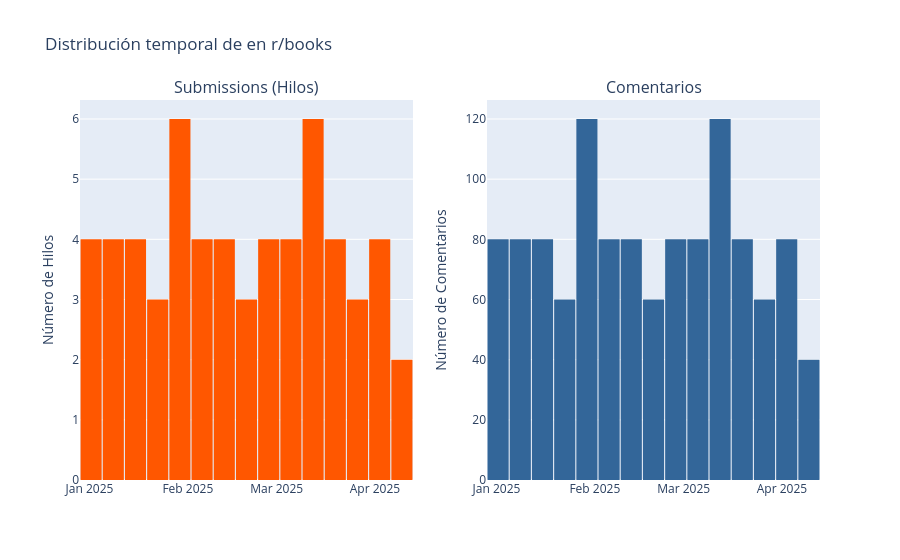
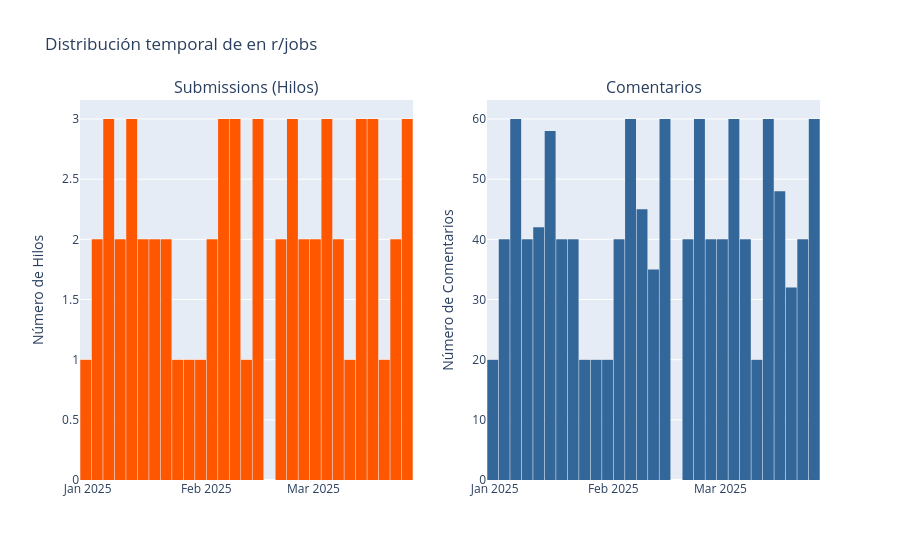
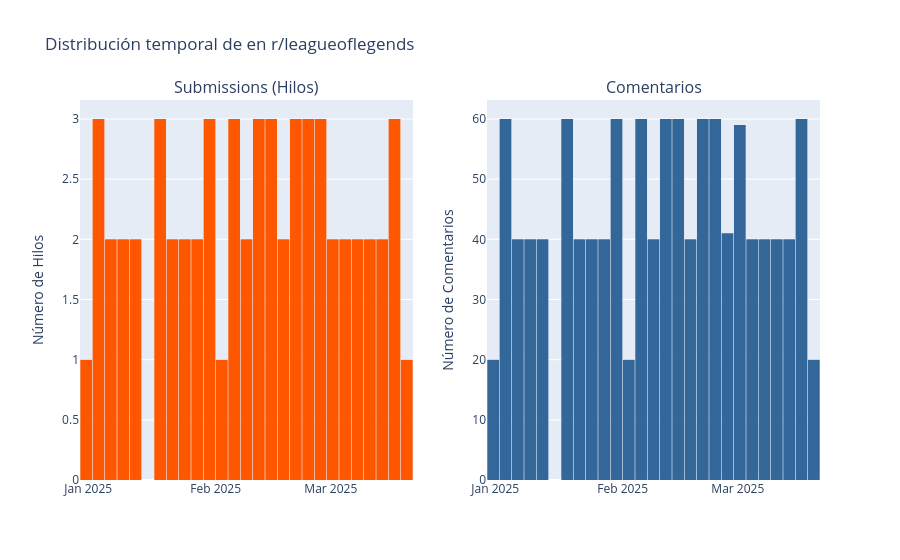
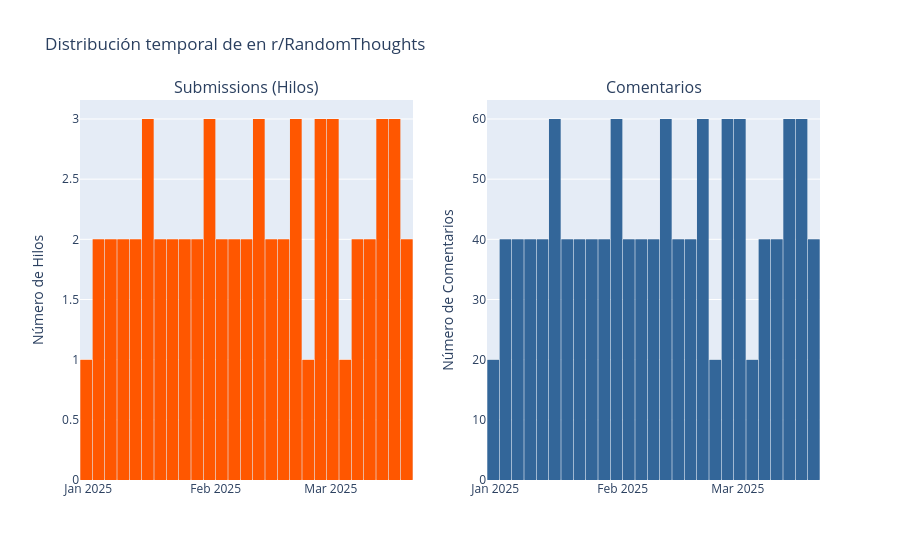

The cell these charts' notebook holds for them, in order:
### Markdown cell above
Aunque ya hemos visto que hay una dispersión temporal suficiente en el corpus, no hemos visto cómo se distribuyen estos hilos y comentarios a lo largo de este tiempo. Para ello realizamos un par de histogramas por subreddit.

### Code cell
histograma(lista_dataframes)

### Figure 1 — Plotly figure (JSON) as saved in the notebook; plotly's stock layout.template omitted (floating-point values rounded to 4 significant figures; data arrays with more than 128 entries replaced by an {"elided": "..."} marker saying what was removed)
{"data": [{"bingroup": "x", "hovertemplate": "created_datetime=%{x}<br>count=%{y}<extra></extra>", "legendgroup": "", "marker": {"color": "#FF5700", "pattern": {"shape": ""}}, "name": "", "orientation": "v", "showlegend": false, "type": "histogram", "x": ["2025-03-19T21:34:03+00:00", "2025-02-06T06:07:23+00:00", "2025-02-14T22:57:49+00:00", "2025-01-12T19:44:44+00:00", "2025-03-18T16:46:46+00:00", "2025-03-15T18:27:39+00:00", "2025-01-07T12:38:46+00:00", "2025-01-10T00:38:47+00:00", "2025-03-05T15:52:47+00:00", "2025-03-04T11:14:11+00:00", "2025-01-26T14:44:38+00:00", "2025-03-27T06:16:08+00:00", "2025-01-11T12:18:48+00:00", "2025-02-07T15:49:54+00:00", "2025-02-04T01:41:53+00:00", "2025-01-13T23:22:36+00:00", "2025-04-08T19:17:41+00:00", "2025-01-03T17:04:59+00:00", "2025-02-01T18:05:32+00:00", "2025-03-03T10:51:10+00:00", "2025-02-12T00:15:30+00:00", "2025-01-25T13:30:50+00:00", "2025-01-30T16:39:38+00:00", "2025-01-08T17:15:34+00:00", "2025-01-18T01:46:51+00:00", "2025-01-24T11:14:44+00:00", "2025-03-09T16:19:40+00:00", "2025-03-12T13:22:57+00:00", "2025-02-28T16:46:41+00:00", "2025-04-02T10:50:43+00:00", "2025-03-30T12:55:19+00:00", "2025-03-11T07:04:46+00:00", "2025-01-16T13:11:43+00:00", "2025-02-23T18:25:31+00:00", "2025-03-31T20:14:59+00:00", "2025-02-18T13:17:02+00:00", "2025-01-21T18:02:56+00:00", "2025-02-02T21:58:54+00:00", "2025-01-31T17:16:14+00:00", "2025-01-29T13:15:32+00:00", "2025-03-28T17:07:56+00:00", "2025-03-25T14:51:43+00:00", "2025-03-08T15:46:29+00:00", "2025-03-22T18:23:37+00:00", "2025-01-01T10:43:05+00:00", "2025-01-02T13:38:13+00:00", "2025-02-25T11:21:49+00:00", "2025-03-14T18:03:25+00:00", "2025-03-01T21:48:06+00:00", "2025-03-13T16:55:24+00:00", "2025-02-10T13:56:06+00:00", "2025-02-13T15:50:05+00:00", "2025-03-17T03:08:18+00:00", "2025-04-09T19:54:27+00:00", "2025-04-05T16:12:10+00:00", "2025-02-16T02:23:01+00:00", "2025-02-20T05:07:47+00:00", "2025-01-27T15:52:24+00:00", "2025-01-04T23:10:38+00:00"], "xaxis": "x", "yaxis": "y"}, {"bingroup": "x", "hovertemplate": "created_datetime=%{x}<br>count=%{y}<extra></extra>", "legendgroup": "", "marker": {"color": "#336699", "pattern": {"shape": ""}}, "name": "", "orientation": "v", "showlegend": false, "type": "histogram", "x": {"elided": "1180 str values"}, "xaxis": "x2", "yaxis": "y2"}], "layout": {"annotations": [{"font": {"size": 16}, "showarrow": false, "text": "Submissions (Hilos)", "x": 0.225, "xanchor": "center", "xref": "paper", "y": 1, "yanchor": "bottom", "yref": "paper"}, {"font": {"size": 16}, "showarrow": false, "text": "Comentarios", "x": 0.775, "xanchor": "center", "xref": "paper", "y": 1, "yanchor": "bottom", "yref": "paper"}], "bargap": 0.05, "hovermode": "x unified", "showlegend": false, "title": {"text": "Distribución temporal de en r/books"}, "xaxis": {"anchor": "y", "domain": [0, 0.45]}, "xaxis2": {"anchor": "y2", "domain": [0.55, 1]}, "yaxis": {"anchor": "x", "domain": [0, 1], "title": {"text": "Número de Hilos"}}, "yaxis2": {"anchor": "x2", "domain": [0, 1], "title": {"text": "Número de Comentarios"}}}}

### Figure 2 — Plotly figure (JSON) as saved in the notebook; plotly's stock layout.template omitted (floating-point values rounded to 4 significant figures; data arrays with more than 128 entries replaced by an {"elided": "..."} marker saying what was removed)
{"data": [{"bingroup": "x", "hovertemplate": "created_datetime=%{x}<br>count=%{y}<extra></extra>", "legendgroup": "", "marker": {"color": "#FF5700", "pattern": {"shape": ""}}, "name": "", "orientation": "v", "showlegend": false, "type": "histogram", "x": ["2025-02-24T16:34:12+00:00", "2025-01-12T22:52:08+00:00", "2025-03-21T15:03:12+00:00", "2025-01-10T13:39:02+00:00", "2025-01-06T11:18:48+00:00", "2025-03-12T03:46:13+00:00", "2025-01-13T23:50:36+00:00", "2025-01-11T14:14:26+00:00", "2025-01-29T22:06:31+00:00", "2025-01-16T17:58:01+00:00", "2025-01-07T14:59:51+00:00", "2025-03-03T14:17:57+00:00", "2025-03-13T08:44:42+00:00", "2025-01-02T15:43:08+00:00", "2025-01-08T16:32:56+00:00", "2025-01-17T20:13:59+00:00", "2025-03-25T01:48:56+00:00", "2025-02-09T23:43:31+00:00", "2025-03-04T14:56:06+00:00", "2025-01-04T00:43:53+00:00", "2025-02-11T00:04:36+00:00", "2025-03-16T22:24:28+00:00", "2025-03-02T05:37:01+00:00", "2025-02-27T18:52:21+00:00", "2025-02-14T16:23:05+00:00", "2025-02-13T09:42:31+00:00", "2025-02-04T02:02:03+00:00", "2025-02-06T11:10:30+00:00", "2025-02-26T17:29:28+00:00", "2025-03-22T18:18:04+00:00", "2025-02-01T22:51:08+00:00", "2025-03-26T10:47:09+00:00", "2025-03-07T18:13:11+00:00", "2025-02-22T04:40:12+00:00", "2025-03-05T17:36:12+00:00", "2025-03-24T00:44:30+00:00", "2025-03-15T18:53:06+00:00", "2025-01-05T04:44:13+00:00", "2025-02-19T20:57:42+00:00", "2025-01-18T21:00:25+00:00", "2025-02-15T18:24:23+00:00", "2025-03-19T15:03:15+00:00", "2025-01-01T04:00:41+00:00", "2025-01-22T12:38:19+00:00", "2025-02-08T21:21:25+00:00", "2025-02-07T14:33:35+00:00", "2025-01-23T13:53:17+00:00", "2025-02-05T02:21:59+00:00", "2025-01-15T03:31:26+00:00", "2025-02-03T01:16:58+00:00", "2025-02-21T01:04:58+00:00", "2025-03-01T01:56:05+00:00", "2025-03-06T18:07:45+00:00", "2025-01-21T03:10:17+00:00", "2025-03-17T23:14:11+00:00", "2025-03-09T22:13:04+00:00", "2025-01-27T13:07:26+00:00", "2025-02-23T14:13:34+00:00", "2025-03-14T16:05:35+00:00"], "xaxis": "x", "yaxis": "y"}, {"bingroup": "x", "hovertemplate": "created_datetime=%{x}<br>count=%{y}<extra></extra>", "legendgroup": "", "marker": {"color": "#336699", "pattern": {"shape": ""}}, "name": "", "orientation": "v", "showlegend": false, "type": "histogram", "x": {"elided": "1180 str values"}, "xaxis": "x2", "yaxis": "y2"}], "layout": {"annotations": [{"font": {"size": 16}, "showarrow": false, "text": "Submissions (Hilos)", "x": 0.225, "xanchor": "center", "xref": "paper", "y": 1, "yanchor": "bottom", "yref": "paper"}, {"font": {"size": 16}, "showarrow": false, "text": "Comentarios", "x": 0.775, "xanchor": "center", "xref": "paper", "y": 1, "yanchor": "bottom", "yref": "paper"}], "bargap": 0.05, "hovermode": "x unified", "showlegend": false, "title": {"text": "Distribución temporal de en r/jobs"}, "xaxis": {"anchor": "y", "domain": [0, 0.45]}, "xaxis2": {"anchor": "y2", "domain": [0.55, 1]}, "yaxis": {"anchor": "x", "domain": [0, 1], "title": {"text": "Número de Hilos"}}, "yaxis2": {"anchor": "x2", "domain": [0, 1], "title": {"text": "Número de Comentarios"}}}}

### Figure 3 — Plotly figure (JSON) as saved in the notebook; plotly's stock layout.template omitted (floating-point values rounded to 4 significant figures; data arrays with more than 128 entries replaced by an {"elided": "..."} marker saying what was removed)
{"data": [{"bingroup": "x", "hovertemplate": "created_datetime=%{x}<br>count=%{y}<extra></extra>", "legendgroup": "", "marker": {"color": "#FF5700", "pattern": {"shape": ""}}, "name": "", "orientation": "v", "showlegend": false, "type": "histogram", "x": ["2025-01-21T16:11:37+00:00", "2025-03-13T08:21:36+00:00", "2025-02-11T11:44:48+00:00", "2025-01-11T21:46:07+00:00", "2025-01-29T11:26:04+00:00", "2025-02-13T18:26:54+00:00", "2025-03-07T17:13:44+00:00", "2025-01-17T09:23:48+00:00", "2025-01-27T06:46:32+00:00", "2025-02-20T09:48:11+00:00", "2025-03-01T00:31:50+00:00", "2025-01-25T00:03:17+00:00", "2025-02-07T21:08:52+00:00", "2025-02-26T23:00:19+00:00", "2025-02-19T09:35:18+00:00", "2025-01-12T22:03:43+00:00", "2025-01-07T18:10:28+00:00", "2025-01-02T09:05:54+00:00", "2025-02-22T13:35:16+00:00", "2025-02-24T15:36:58+00:00", "2025-01-10T21:04:44+00:00", "2025-01-03T16:14:25+00:00", "2025-02-14T18:39:44+00:00", "2025-02-12T16:15:53+00:00", "2025-02-01T16:29:23+00:00", "2025-01-30T13:08:44+00:00", "2025-01-04T18:08:58+00:00", "2025-03-05T16:15:48+00:00", "2025-02-27T23:57:59+00:00", "2025-02-21T12:57:47+00:00", "2025-03-17T15:55:31+00:00", "2025-01-26T00:46:21+00:00", "2025-03-04T16:04:17+00:00", "2025-02-05T18:29:49+00:00", "2025-01-06T16:18:12+00:00", "2025-03-12T06:30:41+00:00", "2025-01-01T08:10:16+00:00", "2025-01-31T14:18:06+00:00", "2025-02-23T14:17:52+00:00", "2025-01-18T09:48:32+00:00", "2025-02-06T19:26:32+00:00", "2025-03-11T06:01:15+00:00", "2025-01-09T20:15:33+00:00", "2025-03-15T09:51:44+00:00", "2025-01-20T13:30:33+00:00", "2025-03-09T21:31:57+00:00", "2025-02-15T19:42:49+00:00", "2025-03-06T16:40:08+00:00", "2025-02-17T20:38:38+00:00", "2025-02-25T17:41:57+00:00", "2025-02-08T22:02:34+00:00", "2025-03-18T16:52:32+00:00", "2025-01-23T18:25:58+00:00", "2025-02-16T20:30:03+00:00", "2025-01-19T12:16:09+00:00", "2025-02-10T06:46:35+00:00", "2025-03-02T05:34:52+00:00", "2025-02-04T17:07:02+00:00", "2025-03-16T10:31:53+00:00"], "xaxis": "x", "yaxis": "y"}, {"bingroup": "x", "hovertemplate": "created_datetime=%{x}<br>count=%{y}<extra></extra>", "legendgroup": "", "marker": {"color": "#336699", "pattern": {"shape": ""}}, "name": "", "orientation": "v", "showlegend": false, "type": "histogram", "x": {"elided": "1180 str values"}, "xaxis": "x2", "yaxis": "y2"}], "layout": {"annotations": [{"font": {"size": 16}, "showarrow": false, "text": "Submissions (Hilos)", "x": 0.225, "xanchor": "center", "xref": "paper", "y": 1, "yanchor": "bottom", "yref": "paper"}, {"font": {"size": 16}, "showarrow": false, "text": "Comentarios", "x": 0.775, "xanchor": "center", "xref": "paper", "y": 1, "yanchor": "bottom", "yref": "paper"}], "bargap": 0.05, "hovermode": "x unified", "showlegend": false, "title": {"text": "Distribución temporal de en r/leagueoflegends"}, "xaxis": {"anchor": "y", "domain": [0, 0.45]}, "xaxis2": {"anchor": "y2", "domain": [0.55, 1]}, "yaxis": {"anchor": "x", "domain": [0, 1], "title": {"text": "Número de Hilos"}}, "yaxis2": {"anchor": "x2", "domain": [0, 1], "title": {"text": "Número de Comentarios"}}}}

### Figure 4 — Plotly figure (JSON) as saved in the notebook; plotly's stock layout.template omitted (floating-point values rounded to 4 significant figures; data arrays with more than 128 entries replaced by an {"elided": "..."} marker saying what was removed)
{"data": [{"bingroup": "x", "hovertemplate": "created_datetime=%{x}<br>count=%{y}<extra></extra>", "legendgroup": "", "marker": {"color": "#FF5700", "pattern": {"shape": ""}}, "name": "", "orientation": "v", "showlegend": false, "type": "histogram", "x": ["2025-02-11T13:09:09+00:00", "2025-02-26T09:29:56+00:00", "2025-02-24T00:18:37+00:00", "2025-01-01T01:04:27+00:00", "2025-03-20T01:56:00+00:00", "2025-02-25T01:31:57+00:00", "2025-02-19T04:24:20+00:00", "2025-01-19T23:08:03+00:00", "2025-01-20T23:45:33+00:00", "2025-03-06T11:06:16+00:00", "2025-03-17T21:04:45+00:00", "2025-01-29T00:28:57+00:00", "2025-01-15T15:54:33+00:00", "2025-01-30T02:19:20+00:00", "2025-01-27T22:25:59+00:00", "2025-02-04T23:57:20+00:00", "2025-03-13T09:16:22+00:00", "2025-02-21T18:33:30+00:00", "2025-02-12T17:55:14+00:00", "2025-02-10T12:50:28+00:00", "2025-01-25T10:30:55+00:00", "2025-01-08T19:27:29+00:00", "2025-02-13T19:57:05+00:00", "2025-03-12T04:35:28+00:00", "2025-02-01T10:15:13+00:00", "2025-01-22T08:22:22+00:00", "2025-02-16T01:39:29+00:00", "2025-02-27T11:30:25+00:00", "2025-02-28T16:42:22+00:00", "2025-02-20T12:25:51+00:00", "2025-02-09T10:24:35+00:00", "2025-01-12T11:07:56+00:00", "2025-03-18T22:53:44+00:00", "2025-03-15T15:01:19+00:00", "2025-03-09T20:22:55+00:00", "2025-03-14T13:30:28+00:00", "2025-03-01T18:29:19+00:00", "2025-02-07T04:17:11+00:00", "2025-01-10T00:48:21+00:00", "2025-01-26T12:51:31+00:00", "2025-03-10T21:48:25+00:00", "2025-03-02T19:40:41+00:00", "2025-01-17T18:31:30+00:00", "2025-01-13T12:24:20+00:00", "2025-01-14T14:51:37+00:00", "2025-01-06T17:10:56+00:00", "2025-02-14T23:07:03+00:00", "2025-01-04T15:04:33+00:00", "2025-03-16T19:02:36+00:00", "2025-02-03T18:03:29+00:00", "2025-02-06T02:44:05+00:00", "2025-03-07T13:25:30+00:00", "2025-01-23T09:10:28+00:00", "2025-01-02T04:57:40+00:00", "2025-01-31T07:40:22+00:00", "2025-01-07T18:29:47+00:00", "2025-02-18T01:40:36+00:00", "2025-03-05T03:21:12+00:00", "2025-01-16T16:19:40+00:00"], "xaxis": "x", "yaxis": "y"}, {"bingroup": "x", "hovertemplate": "created_datetime=%{x}<br>count=%{y}<extra></extra>", "legendgroup": "", "marker": {"color": "#336699", "pattern": {"shape": ""}}, "name": "", "orientation": "v", "showlegend": false, "type": "histogram", "x": {"elided": "1180 str values"}, "xaxis": "x2", "yaxis": "y2"}], "layout": {"annotations": [{"font": {"size": 16}, "showarrow": false, "text": "Submissions (Hilos)", "x": 0.225, "xanchor": "center", "xref": "paper", "y": 1, "yanchor": "bottom", "yref": "paper"}, {"font": {"size": 16}, "showarrow": false, "text": "Comentarios", "x": 0.775, "xanchor": "center", "xref": "paper", "y": 1, "yanchor": "bottom", "yref": "paper"}], "bargap": 0.05, "hovermode": "x unified", "showlegend": false, "title": {"text": "Distribución temporal de en r/RandomThoughts"}, "xaxis": {"anchor": "y", "domain": [0, 0.45]}, "xaxis2": {"anchor": "y2", "domain": [0.55, 1]}, "yaxis": {"anchor": "x", "domain": [0, 1], "title": {"text": "Número de Hilos"}}, "yaxis2": {"anchor": "x2", "domain": [0, 1], "title": {"text": "Número de Comentarios"}}}}
